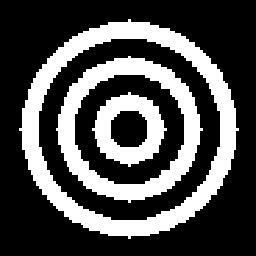
#> input picture images_BW/cible2.bmp, 256 x 256 px
$ jupyter execute basic-tools.ipynb
#> lines starting #> are read from the running program, lines starting #| are printed output that depends on the picture; after the words box and inside, x2 and y2 are one past the last pixel; in counts of white or black regions, pixels touching at a corner belong together; long printed decimals are rounded
### basictools.py
from sklearn.cluster import KMeans
import numpy as np
import cv2

def ResizeWithAspectRatio(image, width=None, height=None, inter=cv2.INTER_AREA):
    # this function allows to always display images with respect to ratio - needed for concatenation of images in particular
    # credit goes to nathancy from StackOverflow
    dim = None
    (h, w) = image.shape[:2]

    if width is None and height is None:
        return image
    if width is None:
        r = height / float(h)
        dim = (int(w * r), height)
    else:
        r = width / float(w)
        dim = (width, int(h * r))

    return cv2.resize(image, dim, interpolation=inter)

def read_image(path : str):
    image = cv2.imread(path)
    image //= 255 # anticipating use of gaussian noise
    grey_img = cv2.cvtColor(image, cv2.COLOR_BGR2GRAY) # making sure it's greyscale
    return grey_img, np.shape(grey_img)

def display_image(title:str, image):
    cv2.imshow(title + ' (press any key to close window)', ResizeWithAspectRatio(image, width=640)) # cv2.resize(image, (1024,576)) instead of image to specify size depending on device
    cv2.waitKey()
    cv2.destroyAllWindows()

def identify_classes(X):
    return np.unique(X)

def gauss_noise(X, m, n, cl1, cl2, m1, sig1, m2, sig2):
    # adding gaussian noise to each class separatly
    gaussian_class_1 = np.random.normal(m1, sig1, (m,n))
    gaussian_class_1[X == cl2] = 0
    gaussian_class_2 = np.random.normal(m2, sig2, (m,n))
    gaussian_class_2[X == cl1] = 0
    noise = gaussian_class_1 + gaussian_class_2

    return noise

def error_rate(tolerance, A, B, m, n):
    return 1 - (abs(A - B) <= tolerance).sum()/(m*n) # rate of different pixels between A & B

def evaluate_kmeans(k, A, B):
    shape = A.shape

    model = KMeans(n_clusters=k).fit(B.reshape(-1,1))
    # .clip(0, x) empirically gives better results in our specific case with x>1
    # the intuition is that here since we've got a measure of proximity
    # there are more chances that occurences above 1 stem from a gaussian noise added to a point where class is 1
    # so we stack occurences bellow 0 at 0, and let those above 1 draw the centroids towards 1

    values = model.cluster_centers_
    labels = model.labels_
    img_seg = values[labels].reshape(shape) # KM segmented image

    # adapting classes to our problem
    unique_values = np.unique(img_seg)
    img_seg[img_seg == unique_values[0]] = 0
    img_seg[img_seg == unique_values[1]] = 1

    return img_seg, error_rate(0, img_seg, A, shape[0], shape[1])

### basic-tools.ipynb
# Preparing basic tools

[cell 1]
import numpy as np
import cv2 as cv
import matplotlib.pyplot as plt
from sklearn.cluster import KMeans

If the image is 8-bit unsigned, it is displayed as is.
<br>If the image is 16-bit unsigned or 32-bit integer, the pixels are divided by 256. That is, the value range [0,255*256] is mapped to [0,255].
<br>If the image is 32-bit floating-point, the pixel values are multiplied by 255. **That is, the value range [0,1] is mapped to [0,255].**

[cell 2]
def read_image(path : str):
#> called with path = './images_BW/cible2.bmp'
    image = cv.imread(path)
#> image is the input picture: shape (256, 256, 3); 30.5% white; 3 white regions, box (x1, y1, x2, y2) and area: (19, 19, 239, 239) 10608, (56, 56, 203, 203) 6600, (92, 92, 167, 167) 2788
    image //= 255 # see above
    grey_img = cv.cvtColor(image, cv.COLOR_BGR2GRAY)
    return grey_img, np.shape(grey_img)

[cell 3]
def identify_classes(X):
    return np.unique(X)

[cell 4]
def display_image(title:str, image):
    cv.imshow(title, image)
    cv.waitKey()
    cv.destroyAllWindows()

[cell 5]
def gauss_noise(X, m, n, cl1, cl2, m1, sig1, m2, sig2):
    gaussian_class_1 = np.random.normal(m1, sig1, (m,n))
    gaussian_class_1[X == cl2] = 0
    gaussian_class_2 = np.random.normal(m2, sig2, (m,n)) # will probably have to use np.where class == {1,2}
    gaussian_class_2[X == cl1] = 0
    noise = gaussian_class_1 + gaussian_class_2

    return noise

[cell 6]
def error_rate(tolerance, A, B, m, n):
    return 1 - ((abs(A.clip(0,1) - B.clip(0,1)) <= tolerance).sum())/(m*n)

[cell 7]
def evaluate_kmeans(k, A, B):
    shape = A.shape

    model = KMeans(n_clusters=k, random_state=0).fit(B.clip(0,1).reshape(-1,1))
    values = model.cluster_centers_
    labels = model.labels_
    img_seg = values[labels].reshape(shape)

    return img_seg, error_rate(0.1, img_seg, A, shape[0], shape[1])

# Puisqu'il s'agit de segmenter ... segmentons !

[cell 8]
path = './images_BW/cible2.bmp'
image, shape = read_image(path)
#> shape = (256, 256)
cl1, cl2 = identify_classes(image)
#> cl1 = 0; cl2 = 1
print(f'classe 1 : {cl1}, classe 2 : {cl2}')
#| classe 1 : 0, classe 2 : 1

[cell 9]
display_image('image', 255*image)

---

[cell 10]
noisy = (image + gauss_noise(image, shape[0], shape[1],cl1, cl2, 0, 1, 0, 0)).clip(0,1)
noisy_1 = (noisy + gauss_noise(image, shape[0], shape[1],cl1, cl2, 0, 0, 0, 1)).clip(0,1)
noice = [noisy, noisy_1]
combine_noisy = np.concatenate(tuple(noice), axis=1)
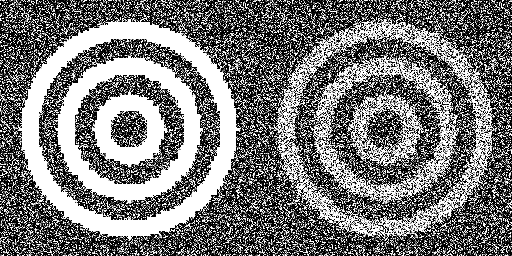
#> combine_noisy: shape (256, 512) float64; min 0, max 1, mean 0.474

display_image('Noisy, Noisy_1', combine_noisy)
#> call 2 of display_image, with title = 'Noisy, Noisy_1'

[cell 11]
img_seg, error = evaluate_kmeans(2, image, noisy_1)
#> in evaluate_kmeans, `values = model.cluster_centers_`: values = [0.0749, 0.895]
#> in evaluate_kmeans, `img_seg = values[labels].reshape(shape)`:
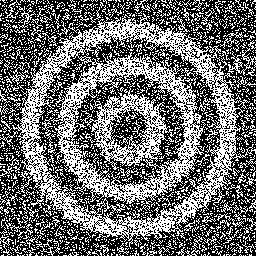
#> img_seg: shape (256, 256) float64; values 0.0749 (black) and 0.895 (white), 42.8% white in thin lines or dots
#> error = 0.521

[cell 12]
error
#> Out = 0.521

[cell 13]
display_image('Noisy image, KMeans, Image', np.concatenate((noisy_1, img_seg, image), axis=1))

---

[cell 14]
from basictools import *
from scipy.stats import norm

# plotting libraries
import matplotlib.pyplot as plt
import seaborn as sns
import pandas as pd

[cell 15]
def calc_prior(X, m, n, cl1, cl2):
    return ((X == cl1).sum()) / (m*n), ((X == cl2).sum()) / (m*n) # p(cl1), p(cl2) estimates

def calc_posterior_Gauss(Y, m, n, cl1, cl2, p1, p2, m1, sig1, m2, sig2):
    # posterior = p(X | Y) = p(Y|X)p(X) / sum(p(Y|X)p(X)) for each class X
    flat_Y = Y.reshape(-1,1)

    if (p1, p2, m1, sig1, m2, sig2) == (0, 0, 0, 0, 0, 0):
        post_cl1 = np.invert(flat_Y)
        post_cl2 = flat_Y
    else:
        norm_1 = norm(m1, sig1)
        norm_2 = norm(m2, sig2)

        f1 = p1*norm_1.pdf(flat_Y - cl1) # this way we call stats.norm only once
        f2 = p2*norm_2.pdf(flat_Y - cl2)

        post_cl1 = (f1 / (f1 + f2))
        post_cl2 = (f2 / (f1 + f2))

        # posterior = np.concatenate((post_cl1, post_cl2))
        # assert np.prod(posterior.shape) == m*n*2, 'posterior shape should be m*n*2'


    return post_cl1, post_cl2

def posterior_sampling(post_cl1, post_cl2, cl1, cl2, m, n): # tirage_apost
    sample = np.random.rand(m*n).reshape(-1,1) # m*n samples from uniform distribution over [0,1)

    condition1 = sample < post_cl1 # we draw cl1 with posterior probability of cl1 aka when our uniform sample(i) < post_cl1(i) and cl2 otherwise
    condition2 = sample < post_cl2
    X_est = (cl1 * condition1) + (cl2 * condition2)

    return X_est

def init_param(Y, cl1, cl2): # initialize an estimate of X from KMeans
    X_init, _ = evaluate_kmeans(2, Y, Y)
    X_init[X_init == np.unique(X_init)[0]] = cl1
    X_init[X_init == np.unique(X_init)[1]] = cl2

    return X_init

def est_empirical(X, Y, cl1, cl2): # Empirical estimates of parameters
    Y_flat = Y.reshape(-1,1)
    X_flat = X.reshape(-1,1)

    p1 = (X_flat == cl1).sum() / X_flat.shape[0] # frequency estimates
    p2 = (X_flat == cl2).sum() / X_flat.shape[0]
    m1 = (Y_flat[X_flat == cl1] - cl1).sum() / (X_flat == cl1).sum() # means over noise realizations
    m2 = (Y_flat[X_flat == cl2] - cl2).sum() / (X_flat == cl2).sum()
    sig1 = np.sqrt((((Y_flat[X_flat == cl1] - cl1) - m1)**2).sum() / (X_flat == cl1).sum()) # stds over noise realizations
    sig2 = np.sqrt((((Y_flat[X_flat == cl2] - cl2) - m2)**2).sum() / (X_flat == cl2).sum())

    return p1, p2, m1, sig1, m2, sig2

def calc_SEM(Y, m, n, cl1, cl2, p10, p20, m10, sig10, m20, sig20, nb_iter):
    # Y_flat = Y.reshape(-1,1)
    dic = {'p1':[p10], 'p2':[p20], 'm1':[m10], 'm2':[m20], 'sig1':[sig10], 'sig2':[sig20]}

    for _ in range(nb_iter):
        # Calculate posterior with current parameters
        post1, post2 = calc_posterior_Gauss(Y, m, n, cl1, cl2, p10, p20, m10, sig10, m20, sig20)

        # Sample X from posterior distribution
        X_est = posterior_sampling(post1, post2, cl1, cl2, m, n)

        # Empirically estimates of parameters from X_est
        p10, p20, m10, sig10, m20, sig20 = est_empirical(X_est, Y, cl1, cl2)

        # To plot convergence
        dic['p1'].append(p10)
        dic['p2'].append(p20)
        dic['m1'].append(m10)
        dic['m2'].append(m20)
        dic['sig1'].append(sig10)
        dic['sig2'].append(sig20)

    return p10, p20, m10, sig10, m20, sig20, dic

def calc_EM(Y, m, n, cl1, cl2, p10, p20, m10, sig10, m20, sig20, nb_iterEM):
    Y_flat = Y.reshape(-1,1)
    dic = {'p1':[p10], 'p2':[p20], 'm1':[m10], 'm2':[m20], 'sig1':[sig10], 'sig2':[sig20]}

    for _ in range(nb_iterEM):
        # Expectation
        post1, post2 = calc_posterior_Gauss(Y, m, n, cl1, cl2, p10, p20, m10, sig10, m20, sig20)

        # Maximization
        p10 = post1.sum()/len(post1)
        p20 = post2.sum()/len(post2)
        m10 = (Y_flat*post1).sum()/post1.sum()
        sig10 = np.sqrt(((((Y_flat - m10)**2) * post1).sum() / post1.sum()))
        m20 = ((Y_flat - cl2)*post2).sum()/post2.sum()
        sig20 = np.sqrt((((((Y_flat - cl2) - m20)**2) * post2).sum() / post2.sum()))

        # To plot convergence
        dic['p1'].append(p10)
        dic['p2'].append(p20)
        dic['m1'].append(m10)
        dic['m2'].append(m20)
        dic['sig1'].append(sig10)
        dic['sig2'].append(sig20)

    return p10, p20, m10, sig10, m20, sig20, dic

[cell 16]
path = './images_BW/cible2.bmp'
X, shape = read_image(path)
display_image('X', X * 255) # displays X

cl1, cl2 = identify_classes(X) # identify image classes (two in our case)
print(f'Class 1 : {cl1} (black)\nClass 2 : {cl2} (white)')
#| Class 1 : 0 (black)
#| Class 2 : 1 (white)

m, n = shape[0], shape[1] # X shape
#> m = 256; n = 256

p1, p2 = calc_prior(X, m, n, cl1, cl2) # priors of each class
#> p1 = 0.695; p2 = 0.305
print(f'\np(cl1) = p1 = {p1}\np(cl2) = p2 = {p2}')
#| p(cl1) = p1 = 0.6949
#| p(cl2) = p2 = 0.3051

m1, sig1, m2, sig2 = .2, .2, -.3, .2 # gaussian noise parameters
Y = X + gauss_noise(X, m, n, cl1, cl2, m1, sig1, m2, sig2) # adding noise to image
#> in gauss_noise, `gaussian_class_2[X == cl1] = 0`:
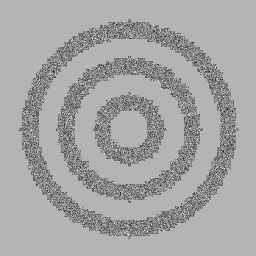
#> gaussian_class_2: shape (256, 256) float64; min -1.13, max 0.469, mean -0.0912; drawn with min black and max white
#> in gauss_noise, `noise = gaussian_class_1 + gaussian_class_2`:
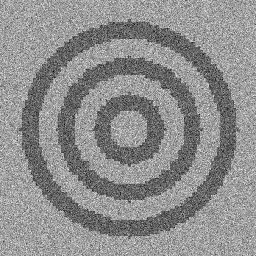
#> noise: shape (256, 256) float64; min -1.13, max 0.984, mean 0.0482; drawn with min black and max white
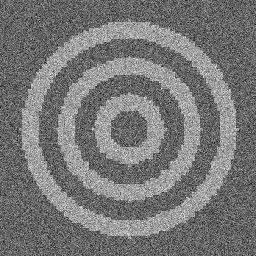
#> Y: shape (256, 256) float64; min -0.628, max 1.47, mean 0.353; drawn with min black and max white
display_image('Y', Y)
#> call 2 of display_image, with title = 'Y'
#> in display_image (call 2), `cv2.imshow(title + ' (press any key to close window)', ResizeWithAspec..`:
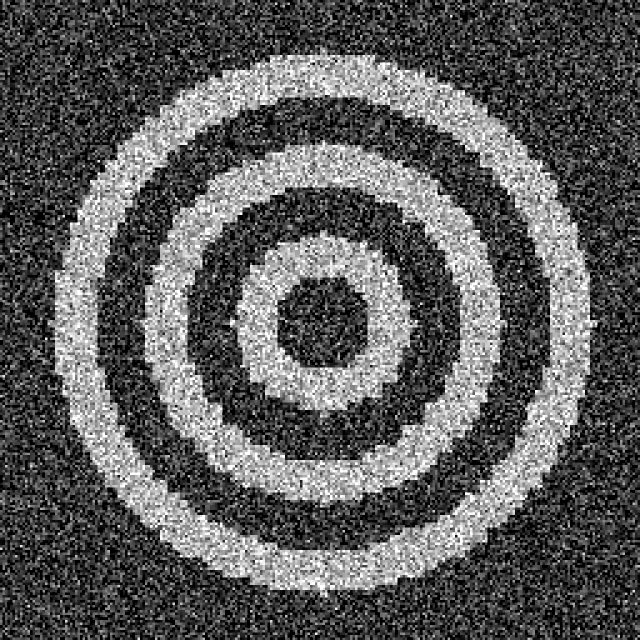
#> window 'Y (press any key to close wind': shape (640, 640); min 0, max 255, mean 91.5

[cell 17]
################################################################################################
# Hocus pocus, you lost your focus ! and forgot everything you knew about the above parameters #
################################################################################################

p1, p2, m1, m2, sig1, sig2 = 0, 0, 0, 0, 0, 0 # he 4gett ... but he also estimett !
p1, p2, m1, sig1, m2, sig2 = est_empirical(init_param(Y, cl1, cl2), Y, cl1, cl2) # empirically estimating a starting point for EM & SEM algorithms
#> in evaluate_kmeans, `values = model.cluster_centers_`: values = [0.153, 0.672]
#> in evaluate_kmeans, `img_seg = values[labels].reshape(shape)`:
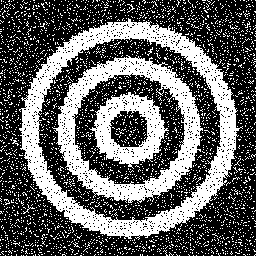
#> img_seg: shape (256, 256) float64; values 0.153 (black) and 0.672 (white), 38.4% white; 3080 white regions (3076 under 20 px), largest, box (x1, y1, x2, y2) and area: (19, 18, 243, 240) 10147, (52, 55, 203, 203) 6389, (89, 92, 169, 169) 2694, (23, 204, 35, 214) 22
#> in est_empirical, `p1 = (X_flat == cl1).sum() / X_flat.shape[0]`: p1 = 0.616
#> in est_empirical, `p2 = (X_flat == cl2).sum() / X_flat.shape[0]`: p2 = 0.384
#> in est_empirical, `m1 = (Y_flat[X_flat == cl1] - cl1).sum() / (X_flat == cl1).sum()`: m1 = 0.153
#> in est_empirical, `m2 = (Y_flat[X_flat == cl2] - cl2).sum() / (X_flat == cl2).sum()`: m2 = -0.327
#> in est_empirical, `sig1 = np.sqrt((((Y_flat[X_flat == cl1] - cl1) - m1)**2).sum() / (X_fl..`: sig1 = 0.162
#> in est_empirical, `sig2 = np.sqrt((((Y_flat[X_flat == cl2] - cl2) - m2)**2).sum() / (X_fl..`: sig2 = 0.183
#> p1 = 0.616; p2 = 0.384; m1 = 0.153; sig1 = 0.162; m2 = -0.327; sig2 = 0.183

[cell 18]
p1, p2, m1, sig1, m2, sig2 # first estimates
#> Out = (0.616, 0.384, 0.153, 0.162, -0.327, 0.183)

---

Let's manually test each step of SEM

Actual parameters : **m1, sig1, m2, sig2 = .2, .2, -.3, .2**
- Compute posterior
- Sample X_est from posterior
- Estimate parameters empirically

[cell 19]
post1, post2 = calc_posterior_Gauss(Y, m, n, cl1, cl2, p1, p2, m1, sig1, m2, sig2)

[cell 20]
display_image('post1 & post2', np.concatenate((post1.reshape(m,n), post2.reshape(m,n)), axis=1))
#> call 3 of display_image, with title = 'post1 & post2'
#> in display_image (call 3), `cv2.imshow(title + ' (press any key to close window)', ResizeWithAspec..`:
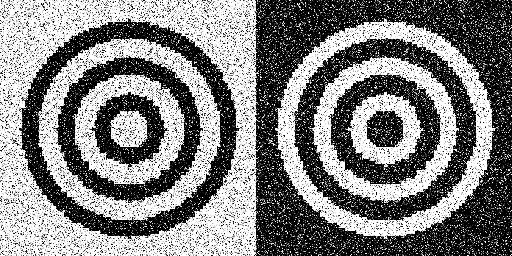
#> image: shape (256, 512) float64; min 9.74e-11, max 1, mean 0.5

[cell 21]
sns.displot(post2)

[cell 22]
x_est = posterior_sampling(post1, post2, cl1, cl2, m, n)

[cell 23]
display_image('x_est', x_est.reshape(m,n)*255)

[cell 24]
sns.displot(x_est)
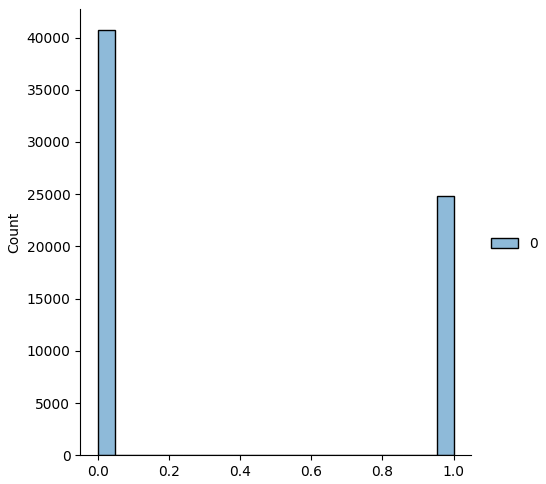
#> figure drawn by matplotlib, 1 panel; tallest bar 40696 high, from x = 0 to 0.0476

[cell 25]
(x_est == 0).sum()/len(x_est)
#> Out = 0.621

[cell 26]
(x_est == 1).sum()/len(x_est)
#> Out = 0.379

[cell 27]
p1, p2, m1, sig1, m2, sig2 = est_empirical(x_est, Y, cl1, cl2)
#> p1 = 0.621; p2 = 0.379; m1 = 0.165; sig1 = 0.175; m2 = -0.337; sig2 = 0.201
p1, p2, m1, sig1, m2, sig2
#> Out = (0.621, 0.379, 0.165, 0.175, -0.337, 0.201)

One iteration yields :

(0.643798828125,
 0.356201171875,
 0.17283875189555606,
 0.17894766258771708,
 -0.3212729301123655,
 0.19602889031532778)

 VS

 (0.637115478515625,
 0.362884521484375,
 0.16247527618680982,
 0.16630425144289418,
 -0.3123948928799015,
 0.17891306044730698)

 with real parameters p1, p2, m1, sig1, m2, sig2 = .69, .31, .2, .2, -.3, .2

 **This iteration is moving in the right direction**

[cell 28]
post1, post2 = calc_posterior_Gauss(Y, m, n, cl1, cl2, p1, p2, m1, sig1, m2, sig2)
x_est = posterior_sampling(post1, post2, cl1, cl2, m, n)
p1, p2, m1, sig1, m2, sig2 = est_empirical(x_est, Y, cl1, cl2)
#> p1 = 0.626; p2 = 0.374; m1 = 0.17; sig1 = 0.182; m2 = -0.341; sig2 = 0.209

[cell 29]
p1, p2, m1, sig1, m2, sig2
#> Out = (0.626, 0.374, 0.17, 0.182, -0.341, 0.209)

nope

[cell 30]
post1, post2 = calc_posterior_Gauss(Y, m, n, cl1, cl2, p1, p2, m1, sig1, m2, sig2)
x_est = posterior_sampling(post1, post2, cl1, cl2, m, n)
p1, p2, m1, sig1, m2, sig2 = est_empirical(x_est, Y, cl1, cl2)
#> p1 = 0.63; p2 = 0.37; m1 = 0.174; sig1 = 0.185; m2 = -0.342; sig2 = 0.213
p1, p2, m1, sig1, m2, sig2
#> Out = (0.63, 0.37, 0.174, 0.185, -0.342, 0.213)

[cell 31]
post1, post2 = calc_posterior_Gauss(Y, m, n, cl1, cl2, p1, p2, m1, sig1, m2, sig2)
x_est = posterior_sampling(post1, post2, cl1, cl2, m, n)
p1, p2, m1, sig1, m2, sig2 = est_empirical(x_est, Y, cl1, cl2)
#> p1 = 0.632; p2 = 0.368; m1 = 0.177; sig1 = 0.187; m2 = -0.344; sig2 = 0.216
p1, p2, m1, sig1, m2, sig2
#> Out = (0.632, 0.368, 0.177, 0.187, -0.344, 0.216)

[cell 32]
post1, post2 = calc_posterior_Gauss(Y, m, n, cl1, cl2, p1, p2, m1, sig1, m2, sig2)
x_est = posterior_sampling(post1, post2, cl1, cl2, m, n)
p1, p2, m1, sig1, m2, sig2 = est_empirical(x_est, Y, cl1, cl2)
#> p1 = 0.634; p2 = 0.366; m1 = 0.178; sig1 = 0.189; sig2 = 0.218
p1, p2, m1, sig1, m2, sig2
#> Out = (0.634, 0.366, 0.178, 0.189, -0.344, 0.218)

---

[cell 33]
p1_em, p2_em, m1_em, sig1_em, m2_em, sig2_em, dic_em = calc_EM(Y, m, n, cl1, cl2, p1, p2, m1, sig1, m2, sig2, 300) # EM algorithm estimates
#> in calc_EM, `dic = {'p1':[p10], 'p2':[p20], 'm1':[m10], 'm2':[m20], 'sig1':[sig10],..`: dic = {'p1': [0.634], 'p2': [0.366], 'm1': [0.178], 'm2': [-0.344], 'sig1': [0.189], 'sig2': [0.218]}
#> the loop in calc_EM, `for _ in range(nb_iterEM):` made 300 passes
#> (p10, p20, m10, sig10, m20, sig20) on passes 1 to 3: (0.635, 0.365, 0.179, 0.189, -0.344, 0.218), (0.636, 0.364, 0.18, 0.19, -0.343, 0.218), (0.637, 0.363, 0.181, 0.19, -0.343, 0.218)
#> p1_em = 0.692; p2_em = 0.308; m1_em = 0.2; sig1_em = 0.199; m2_em = -0.301; sig2_em = 0.2; dic_em = 6 items

print(f'EM\np1: {p1_em}, p2 : {p2_em}, m1 : {m1_em}, sig1 : {sig1_em}, m2 : {m2_em}, sig2 : {sig2_em}')
#| EM
#| p1: 0.6924, p2 : 0.3076, m1 : 0.1998, sig1 : 0.1993, m2 : -0.3012, sig2 : 0.2001

df_em = pd.DataFrame.from_dict(dic_em)
#> df_em = table of 301 rows and 6 columns

sns.set()
sns.relplot(data=df_em, kind='line') # Plotting evolution of parameters over EM iterations
plt.show()

# si le bruit 0, 0, .6, .6 ça converge vers un minimum local

[cell 34]
p1_sem, p2_sem, m1_sem, sig1_sem, m2_sem, sig2_sem, dic_sem = calc_SEM(Y, m, n, cl1, cl2, p1, p2, m1, sig1, m2, sig2, 100)
#> the loop in calc_SEM, `for _ in range(nb_iter):` made 100 passes
#> (p1 in est_empirical, p2 in est_empirical, m1 in est_empirical, m2 in est_empirical, sig1 in est_empirical, sig2 in est_empirical, p10, p20) on passes 1 to 7: (0.634, 0.366, 0.179, -0.344, 0.189, 0.218, 0.634, 0.366), (0.637, 0.363, 0.18, -0.343, 0.19, 0.218, 0.637, 0.363), (0.64, 0.36, 0.181, -0.341, 0.191, 0.217, 0.64, 0.36), (0.642, 0.358, 0.183, -0.34, 0.192, 0.218, 0.642, 0.358), (0.644, 0.356, 0.183, -0.338, 0.192, 0.216, 0.644, 0.356), (0.645, 0.355, 0.183, -0.337, 0.191, 0.216, 0.645, 0.355), (0.646, 0.354, 0.184, -0.337, 0.192, 0.217, 0.646, 0.354)
print(f'SEM\np1: {p1_sem}, p2 : {p2_sem}, m1 : {m1_sem}, sig1 : {sig1_sem}, m2 : {m2_sem}, sig2 : {sig2_sem}')
#| SEM
#| p1: 0.6849, p2 : 0.3151, m1 : 0.1972, sig1 : 0.198, m2 : -0.3073, sig2 : 0.2033

[cell 35]
df_sem = pd.DataFrame.from_dict(dic_sem)
sns.relplot(data=df_sem, kind='line') # Plotting evolution of parameters over SEM iterations
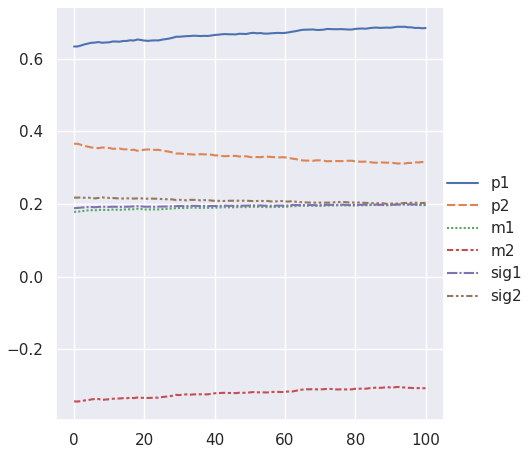
#> figure drawn by matplotlib, 1 panel; curve peaks at x = 94, y = 0.688; curve peaks at x = 0, y = 0.366; curve peaks at x = 94, y = 0.199
